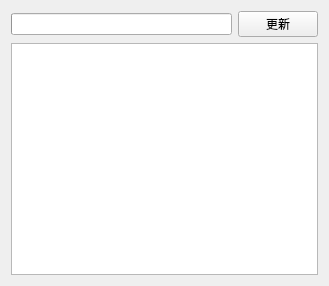
<?xml version="1.0" encoding="UTF-8"?>
<ui version="4.0">
 <class>Form</class>
 <widget class="QWidget" name="Form">
  <property name="enabled">
   <bool>true</bool>
  </property>
  <property name="geometry">
   <rect>
    <x>0</x>
    <y>0</y>
    <width>329</width>
    <height>286</height>
   </rect>
  </property>
  <property name="mouseTracking">
   <bool>true</bool>
  </property>
  <property name="tabletTracking">
   <bool>true</bool>
  </property>
  <property name="windowTitle">
   <string>更新说明</string>
  </property>
  <property name="windowIcon">
   <iconset theme="accessories-calculator">
    <normaloff>.</normaloff>.</iconset>
  </property>
  <layout class="QVBoxLayout" name="verticalLayout_2">
   <item>
    <layout class="QVBoxLayout" name="verticalLayout">
     <item>
      <layout class="QHBoxLayout" name="horizontalLayout">
       <item>
        <widget class="QProgressBar" name="progressBar">
         <property name="value">
          <number>0</number>
         </property>
         <property name="textVisible">
          <bool>false</bool>
         </property>
        </widget>
       </item>
       <item>
        <widget class="QPushButton" name="button">
         <property name="text">
          <string>更新</string>
         </property>
        </widget>
       </item>
      </layout>
     </item>
     <item>
      <widget class="QTextBrowser" name="textBrowser">
       <property name="mouseTracking">
        <bool>false</bool>
       </property>
       <property name="tabletTracking">
        <bool>false</bool>
       </property>
      </widget>
     </item>
    </layout>
   </item>
  </layout>
 </widget>
 <resources/>
 <connections/>
</ui>
